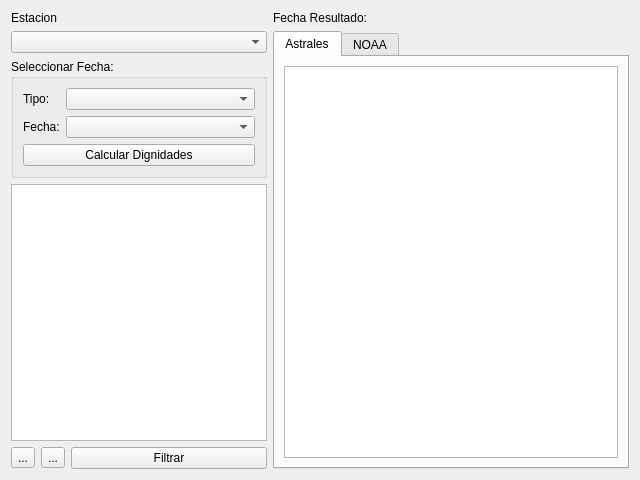
<?xml version="1.0" encoding="UTF-8"?>
<ui version="4.0">
 <class>processByDignityWidget</class>
 <widget class="QWidget" name="processByDignityWidget">
  <property name="geometry">
   <rect>
    <x>0</x>
    <y>0</y>
    <width>640</width>
    <height>480</height>
   </rect>
  </property>
  <property name="windowTitle">
   <string>Form</string>
  </property>
  <layout class="QHBoxLayout" name="horizontalLayout_2">
   <item>
    <layout class="QVBoxLayout" name="verticalLayout_2">
     <property name="bottomMargin">
      <number>0</number>
     </property>
     <item>
      <widget class="QLabel" name="label_2">
       <property name="text">
        <string>Estacion</string>
       </property>
      </widget>
     </item>
     <item>
      <widget class="QComboBox" name="cboEstacion"/>
     </item>
     <item>
      <widget class="QGroupBox" name="groupBox">
       <property name="title">
        <string>Seleccionar Fecha: </string>
       </property>
       <layout class="QVBoxLayout" name="verticalLayout">
        <item>
         <layout class="QFormLayout" name="formLayout">
          <item row="0" column="0">
           <widget class="QLabel" name="tipoLabel">
            <property name="text">
             <string>Tipo:</string>
            </property>
           </widget>
          </item>
          <item row="0" column="1">
           <widget class="QComboBox" name="tipoComboBox"/>
          </item>
          <item row="1" column="0">
           <widget class="QLabel" name="fechaLabel">
            <property name="text">
             <string>Fecha:</string>
            </property>
           </widget>
          </item>
          <item row="1" column="1">
           <widget class="QComboBox" name="fechaComboBox"/>
          </item>
         </layout>
        </item>
        <item>
         <widget class="QPushButton" name="dignityFilterButton">
          <property name="text">
           <string>Calcular Dignidades</string>
          </property>
         </widget>
        </item>
       </layout>
      </widget>
     </item>
     <item>
      <widget class="QTableWidget" name="dignityTableWidget">
       <property name="sizePolicy">
        <sizepolicy hsizetype="Minimum" vsizetype="Expanding">
         <horstretch>0</horstretch>
         <verstretch>0</verstretch>
        </sizepolicy>
       </property>
       <property name="editTriggers">
        <set>QAbstractItemView::NoEditTriggers</set>
       </property>
       <property name="selectionMode">
        <enum>QAbstractItemView::SingleSelection</enum>
       </property>
       <property name="selectionBehavior">
        <enum>QAbstractItemView::SelectRows</enum>
       </property>
      </widget>
     </item>
     <item>
      <layout class="QHBoxLayout" name="horizontalLayout">
       <item>
        <widget class="QToolButton" name="addButton">
         <property name="text">
          <string>...</string>
         </property>
         <property name="icon">
          <iconset resource="resource.qrc">
           <normaloff>:/icons/icons/edit-add.png</normaloff>:/icons/icons/edit-add.png</iconset>
         </property>
        </widget>
       </item>
       <item>
        <widget class="QToolButton" name="delButton">
         <property name="text">
          <string>...</string>
         </property>
         <property name="icon">
          <iconset resource="resource.qrc">
           <normaloff>:/icons/icons/edit-remove-3.png</normaloff>:/icons/icons/edit-remove-3.png</iconset>
         </property>
        </widget>
       </item>
       <item>
        <widget class="QPushButton" name="filterButton">
         <property name="text">
          <string>Filtrar</string>
         </property>
         <property name="icon">
          <iconset resource="resource.qrc">
           <normaloff>:/icons/icons/system-search-4.png</normaloff>:/icons/icons/system-search-4.png</iconset>
         </property>
        </widget>
       </item>
      </layout>
     </item>
    </layout>
   </item>
   <item>
    <layout class="QVBoxLayout" name="verticalLayout_3">
     <item>
      <widget class="QLabel" name="label">
       <property name="text">
        <string>Fecha Resultado:</string>
       </property>
      </widget>
     </item>
     <item>
      <widget class="QTabWidget" name="tabWidget">
       <property name="currentIndex">
        <number>0</number>
       </property>
       <widget class="QWidget" name="tab">
        <attribute name="title">
         <string>Astrales</string>
        </attribute>
        <layout class="QVBoxLayout" name="verticalLayout_4">
         <item>
          <widget class="FreezeTableWidget" name="tableView">
           <property name="editTriggers">
            <set>QAbstractItemView::NoEditTriggers</set>
           </property>
           <property name="selectionMode">
            <enum>QAbstractItemView::SingleSelection</enum>
           </property>
           <property name="selectionBehavior">
            <enum>QAbstractItemView::SelectRows</enum>
           </property>
           <property name="sortingEnabled">
            <bool>true</bool>
           </property>
          </widget>
         </item>
        </layout>
       </widget>
       <widget class="QWidget" name="tab_2">
        <attribute name="title">
         <string>NOAA</string>
        </attribute>
        <layout class="QVBoxLayout" name="verticalLayout_5">
         <item>
          <widget class="FreezeTableWidget" name="noaaTableView">
           <property name="editTriggers">
            <set>QAbstractItemView::NoEditTriggers</set>
           </property>
           <property name="selectionMode">
            <enum>QAbstractItemView::SingleSelection</enum>
           </property>
           <property name="selectionBehavior">
            <enum>QAbstractItemView::SelectRows</enum>
           </property>
          </widget>
         </item>
        </layout>
       </widget>
      </widget>
     </item>
    </layout>
   </item>
  </layout>
 </widget>
 <customwidgets>
  <customwidget>
   <class>FreezeTableWidget</class>
   <extends>QTableView</extends>
   <header>freezetablewidget.h</header>
  </customwidget>
 </customwidgets>
 <resources>
  <include location="resource.qrc"/>
 </resources>
 <connections/>
</ui>
